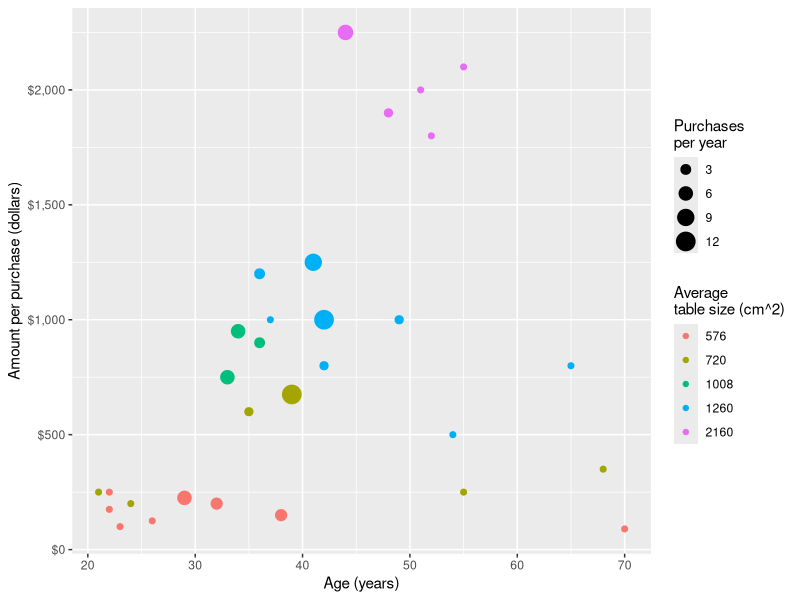
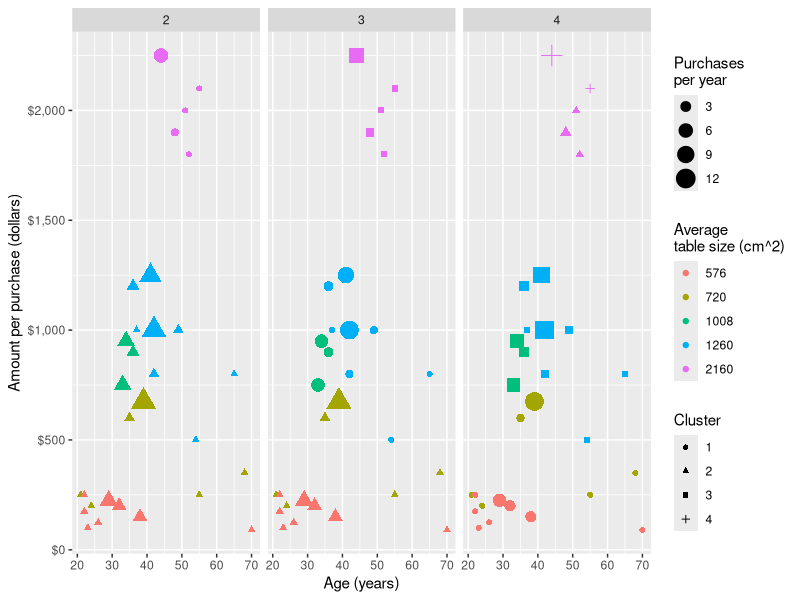
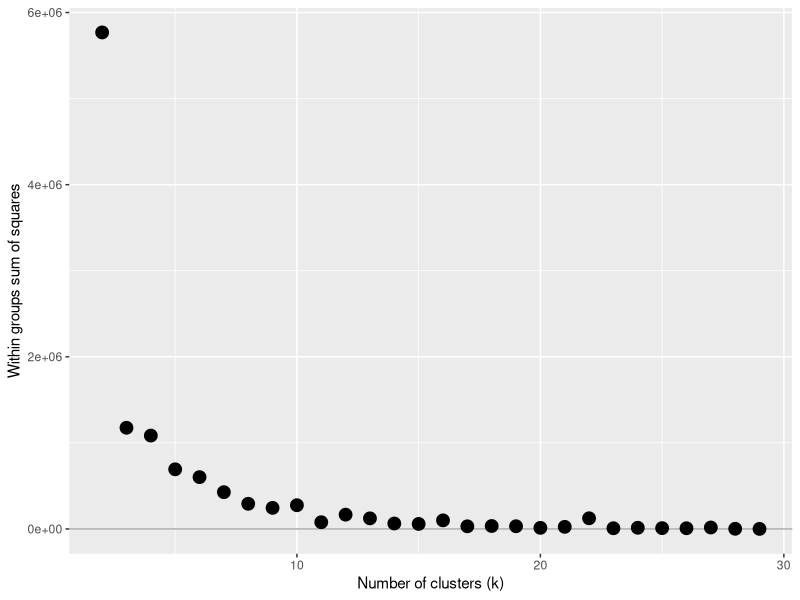

The R source for these figures, in order:
library(ggplot2)
library(scales)
p <- list()

# Read the raw data from file
dta <- read.csv("sales_data.csv")

# Plot the data to get an idea of what it looks like
p[["data"]] <-
	ggplot(dta) +
	geom_point(aes(x = Age, y = Dollars.per.purchase, color = factor(Average.table.size), size = Purchases.per.year)) +
	scale_size_area(name = "Purchases\nper year") +
	scale_color_discrete(name = "Average\ntable size (cm^2)") +
	scale_y_continuous(labels = dollar) +
	xlab("Age (years)") +
	ylab("Amount per purchase (dollars)")

# Run k-means clustering for different k's
ks         <- 2:29
results    <- list()
result_dta <- data.frame()
for (k in ks) {
	cluster_dta <- dta
	results[[paste0("k", k)]] <- kmeans(cluster_dta, k)
	cluster_dta$K <- k
	cluster_dta$Cluster <- results[[paste0("k", k)]]$cluster
	result_dta <- dplyr::bind_rows(result_dta, cluster_dta)
}
p[["clusters"]] <-
	p[["data"]] %+%
	dplyr::filter(result_dta, K %in% 2:4) +
	aes(shape = factor(Cluster)) +
	facet_wrap(~ K, 1) +
	scale_shape_discrete(name = "Cluster")

# Plot the within groups sum of squares
errors <- data.frame(K = ks, Within = plyr::laply(results, function(rs){ sum(rs$withinss) }), stringsAsFactors = FALSE)
p[["error"]] <-
	ggplot(errors) +
	geom_hline(yintercept = 0, color = "darkgrey") +
	geom_point(aes(x = K, y = Within), size = rel(4)) +
	xlab("Number of clusters (k)") +
	ylab("Within groups sum of squares")

# Write plots to disk
for (p_name in names(p)) {
	ggsave(paste0(p_name, ".png"), p[[p_name]], width = 16, height = 9)
}
